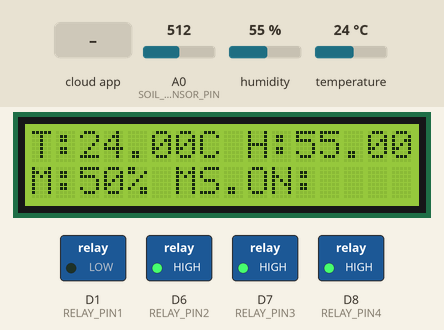
Recording of a sketch running on a simulated ESP8266 (NodeMCU). Shown: 16×2 character LCD, switched loads named in the sketch (green lamp = pin HIGH). The test bench sets the inputs (shaded band); at power-on: A0 (SOIL_SENSOR_PIN) = 512, humidity 55 %, temperature 24 °C. WiFi joins after 1.5 s; servers stay silent unless stated; the Firebase database answers and starts empty; what the sketch prints to the serial monitor is not drawn.

Above: at 3.6 s.
3.7 s: A0 (SOIL_SENSOR_PIN) set to 321
At 5.4 s:
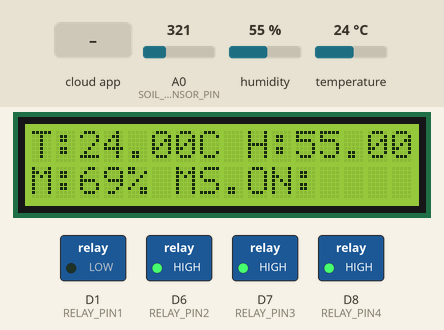
6.4 s: A0 (SOIL_SENSOR_PIN) set to 303
At 8.9 s:
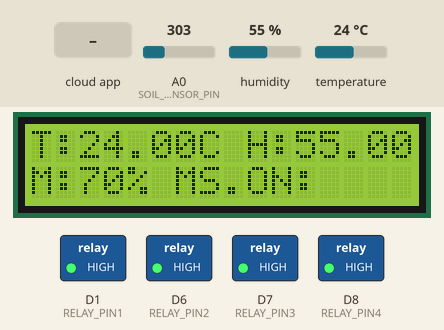
9.2 s: the phone or cloud app sets relay2 to 1
At 10.7 s:
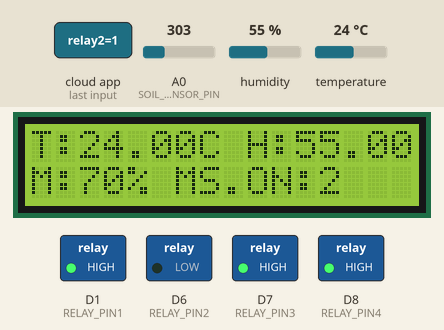
11.1 s: the phone or cloud app sets relay3 to 1
At 12.5 s:
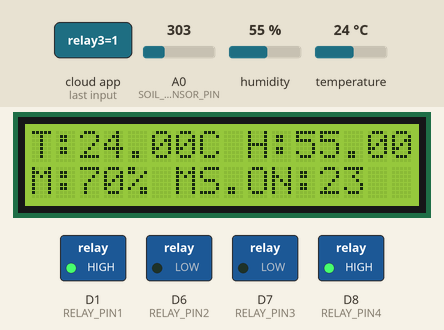
13.0 s: the phone or cloud app sets relay4 to 1
At 14.4 s:
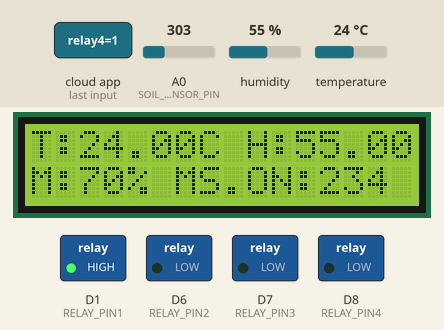
14.9 s: the phone or cloud app sets relay2 to 0
At 16.1 s:
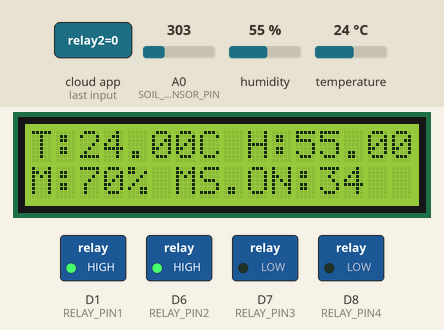
Timing chart, 0 to 17.8 s (numbered marks = the images above; inputs shaded):
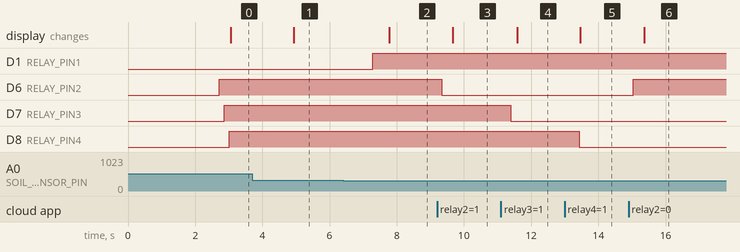

Measured:
- the behaviour switches between 313 and 312 on A0 (SOIL_SENSOR_PIN) (found by bisection; images 1 and 2)
- after the input at 3.7 s, the display: changes after 1.2 s (image 1)
- after the input at 6.4 s, D1 (RELAY_PIN1): LOW → HIGH after 0.88 s; the display: changes after 1.4 s (image 2)
- after the input at 9.2 s, D6 (RELAY_PIN2): HIGH → LOW after 0.14 s; the display: changes after 0.47 s (image 3)
- after the input at 11.1 s, D7 (RELAY_PIN3): HIGH → LOW after 0.29 s; the display: changes after 0.48 s (image 4)
- after the input at 13.0 s, D8 (RELAY_PIN4): HIGH → LOW after 0.42 s; the display: changes after 0.46 s (image 5)
- after the input at 14.9 s, D6 (RELAY_PIN2): LOW → HIGH after 0.13 s; the display: changes after 0.47 s (image 6)

The sketch:

Soil_Monitoring_System_IOT_Based.ino
```cpp
#include <DHT.h>
#include <DHT_U.h>
#include <Firebase_ESP_Client.h>
#include "addons/TokenHelper.h"
#include "addons/RTDBHelper.h"
#include <Wire.h>
#include <LiquidCrystal_I2C.h>


LiquidCrystal_I2C lcd(0x27, 16, 2);

const char* ssid = "Your_ssid";
const char* password = "Your_Password";

//Only for project use DB :xD
#define API_KEY "Your_FirebaseRTb_apiKey"
#define DATABASE_URL "Your_FirebaseRTb_url"


#define SOIL_SENSOR_PIN A0
#define DHTPIN D5

#define RELAY_PIN1 D1
#define RELAY_PIN2 D6
#define RELAY_PIN3 D7
#define RELAY_PIN4 D8


#define DHTTYPE DHT11
DHT dht(DHTPIN, DHTTYPE);

bool r1 = false;
bool r2 = false;
bool r3 = false;
bool r4 = false;

int soilMoisture = 0;

FirebaseData fbdo;
FirebaseAuth auth;
FirebaseConfig config;

bool signupOK = false;

void setup() {
  Serial.begin(115200);

  dht.begin();


  pinMode(RELAY_PIN1, OUTPUT);
  pinMode(RELAY_PIN2, OUTPUT);
  pinMode(RELAY_PIN3, OUTPUT);
  pinMode(RELAY_PIN4, OUTPUT);

//Ye dono pin kv kisi ko assign nhi karna h lcd ke alawa
  Wire.begin(D2, D4);


  lcd.init();
  lcd.backlight();
  lcd.clear();
  lcd.setCursor(0, 1);
  lcd.print("Moisture Monitor");


  WiFi.begin(ssid, password);
  while (WiFi.status() != WL_CONNECTED) {
    delay(1000);
    Serial.println("Connecting to WiFi...");
  }
  Serial.println("Connected to WiFi");


  config.api_key = API_KEY;
  config.database_url = DATABASE_URL;


  if (Firebase.signUp(&config, &auth, "", "")) {
    Serial.println("Sign-up successful");
    signupOK = true;
  } else {
    Serial.printf("Sign-up failed: %s\n", config.signer.signupError.message.c_str());
  }

  config.token_status_callback = tokenStatusCallback;
  Firebase.begin(&config, &auth);
  Firebase.reconnectWiFi(true);


}

void loop() {

  float humidity = dht.readHumidity();
  float temperature = dht.readTemperature();


  if (isnan(humidity) || isnan(temperature)) {
    Serial.println("Failed to read from DHT sensor!");
  } else {
    Serial.print("Temperature: ");
    Serial.print(temperature);
    Serial.print(" °C  ");

    Serial.print("Humidity: ");
    Serial.print(humidity);
    Serial.println(" %");
  }


  int ReadsoilMoisture = analogRead(SOIL_SENSOR_PIN);
  soilMoisture = map(ReadsoilMoisture, 0, 1023, 100, 0);

//Analog value moisture sensor ka max 1023 hoga lekin agar without capacitor se filter kiye signal read krna ho to body ya kisi tarah ka static charge se value upar ja sakti h jisse percentage v 100+ jayega isliye ye krna jaruri h

  if (soilMoisture > 100) {
    soilMoisture = 100;
  } else if (soilMoisture < 0) {
    soilMoisture = 0;
  }


  Serial.print("Soil Moisture (Analog Value): ");
  Serial.println(ReadsoilMoisture);

  Serial.print("Soil Moisture (Percentage Value): ");
  Serial.println(soilMoisture);

  if (Firebase.ready() && signupOK) {

    if (!Firebase.RTDB.setInt(&fbdo, "/IistBiharData/SoilMoisture_DHT_4Relay/humidity", humidity)) {
      Serial.println("Failed to update humidity to Firebase");
    }


    if (!Firebase.RTDB.setInt(&fbdo, "/IistBiharData/SoilMoisture_DHT_4Relay/temp", temperature)) {
      Serial.println("Failed to update temperature to Firebase");
    }

    if (!Firebase.RTDB.setInt(&fbdo, "/IistBiharData/SoilMoisture_DHT_4Relay/MoistureValue", soilMoisture)) {
      Serial.println("Failed to update soilMoisture to Firebase");
    }
  }

  if (soilMoisture < 30) {
    r1 = true;
    digitalWrite(RELAY_PIN1, LOW);
    Serial.println("Soil is Dry - Pump ON");


  } else if (soilMoisture < 70) {

    Serial.println("Soil is moist");

  } else {
    r1 = false;


    digitalWrite(RELAY_PIN1, HIGH);
    Serial.println("Soil is Wet - Pump OFF");

  }


  if (Firebase.ready() && signupOK) {
    if (Firebase.RTDB.getInt(&fbdo, "/IistBiharData/SoilMoisture_DHT_4Relay/relay2")) {
      int status = fbdo.intData();
      if (status == 1) {
        digitalWrite(RELAY_PIN2, LOW);
        r2 = true;
        Serial.println("Switch 2 on");


      } else {
        digitalWrite(RELAY_PIN2, HIGH);
         r2 = false;
        Serial.println("Switch 2 OFF");

      }
    }
    if (Firebase.RTDB.getInt(&fbdo, "/IistBiharData/SoilMoisture_DHT_4Relay/relay3")) {
      int status = fbdo.intData();
      if (status == 1) {
        digitalWrite(RELAY_PIN3, LOW);
        r3 = true;
        Serial.println("Switch 3 on");

      } else {
        digitalWrite(RELAY_PIN3, HIGH);
        r3 = false;
        Serial.println("Switch 3 OFF");

      }
    }
    if (Firebase.RTDB.getInt(&fbdo, "/IistBiharData/SoilMoisture_DHT_4Relay/relay4")) {
      int status = fbdo.intData();
      if (status == 1) {
        digitalWrite(RELAY_PIN4, LOW);
        r4 = true;
        Serial.println("Switch 4 on");

      } else {
        digitalWrite(RELAY_PIN4, HIGH);
        r4 = false;
        Serial.println("Switch 4 OFF");

      }
    }


  }


  lcd.clear();


  lcd.setCursor(0, 0);

  lcd.print("T:");
  lcd.print(temperature);
  lcd.print("C H:");
  lcd.print(humidity);
  lcd.print("g/m³");
  lcd.setCursor(0, 1);
  lcd.print("M:");
  lcd.print(soilMoisture);
  lcd.print("% MS.ON:");
  if (r1) {
    lcd.print("1");
  }
    if (r2) {
    lcd.print("2");
  }
  if (r3) {
    lcd.print("3");
  }
    if (r4) {
    lcd.print("4");
  }

}
```
